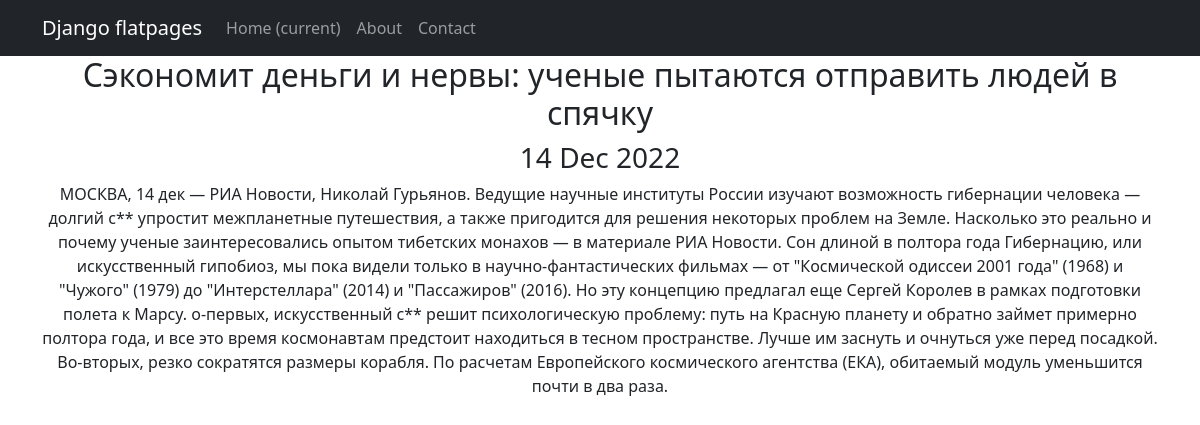
The page /news/2 on the database its author committed.
### newsportal/models.py (models this page shows, shortened)
class Post(models.Model):
    author = models.ForeignKey(Author, on_delete=models.CASCADE)
    post_choice = models.CharField(choices=POST_CHOICE, default=news, max_length=20)
    date = models.DateTimeField(auto_now_add=True)
    header = models.CharField(max_length=255)
    text = models.TextField()
    rating = models.IntegerField(default=0)
    categories = models.ManyToManyField(Category, through='PostCategory')

### newsportal/views.py (the view)
# urls.py: path('<int:pk>', PostDetail.as_view())
class PostDetail(DetailView):
    model = Post
    template_name = 'post.html'
    context_object_name = 'post'

### newsportal/templatetags/custom_filters.py (called while the page is built)
@register.filter()
def censor(txt):
    text = txt
    for word, word_change in words.items():
        text = text.replace(word, word_change)
    return text

### templates/post.html (shortened to what this page needs)
{% extends 'flatpages/default.html' %}
{% load custom_filters %}
{% block content %}
<h2>{{ post.header }}</h2>
<h3>{{ post.date|date:'d M Y' }}</h3>
{{post.text|censor}}
{% endblock content %}

### rows shown on the page
Post: header "Сэкономит деньги и нервы: ученые пытаются отправить людей в спячку", date "14 Dec 2022", text|censor "МОСКВА, 14 дек — РИА Новости, Николай Гурьянов. Ведущие научные институты России изучают возможность гибернации человека — долгий с** упростит межпланетные путешествия, а также пригодится для решения некоторых проблем на Земле. Насколько это реально и почему ученые заинтересовались опытом тибетских монахов — в материале РИА Новости. Сон длиной в полтора года Гибернацию, или искусственный гипобиоз, мы пока видели только в научно-фантастических фильмах — от \"Космической одиссеи 2001 года\" (1968) и \"Чужого\" (1979) до \"Интерстеллара\" (2014) и \"Пассажиров\" (2016). Но эту концепцию предлагал еще Сергей Королев в рамках подготовки полета к Марсу. о-первых, искусственный с** решит психологическую…"
